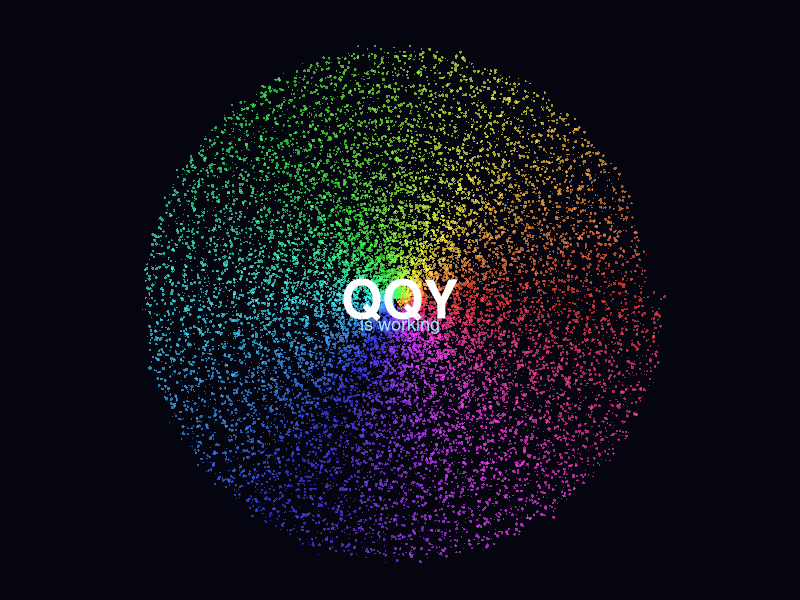

Generate this figure with R:
# QQY 的彩色螺旋星云
# 只使用 R 自带功能，不需要安装额外的软件包。

set.seed(828)

stars <- 18000
angle <- seq(0, 30 * pi, length.out = stars)
radius <- seq(0.02, 1, length.out = stars)

# 加入少量随机扰动，让规则的螺旋看起来更像星云。
x <- radius * cos(angle) + rnorm(stars, sd = 0.018)
y <- radius * sin(angle) + rnorm(stars, sd = 0.018)

star_colours <- hsv(
  h = (angle / (2 * pi)) %% 1,
  s = 0.75,
  v = 1,
  alpha = 0.65
)

output_file <- "qqy_spiral.png"
png(output_file, width = 1200, height = 1200, res = 150, bg = "#050510")

par(mar = rep(0, 4), bg = "#050510")
plot(
  x, y,
  type = "n",
  asp = 1,
  axes = FALSE,
  xlab = "",
  ylab = "",
  xlim = c(-1.08, 1.08),
  ylim = c(-1.08, 1.08)
)

points(x, y, pch = 16, cex = runif(stars, 0.08, 0.45), col = star_colours)
text(0, 0, "QQY", col = "white", cex = 3.2, font = 2)
text(0, -0.10, "is working", col = "#9DEBFF", cex = 1.1)

dev.off()

cat("✨ qqy is working!\n")
cat("🌌 彩色螺旋星云已生成：", normalizePath(output_file), "\n")
